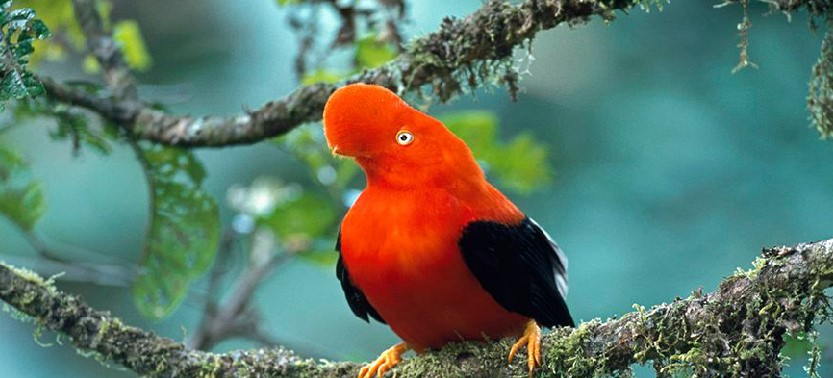
#> input picture Gallito_rocas.jpg, 833 x 378 px
$ python ajuste_brillo.py
#> lines starting #> are read from the running program, lines starting #| are printed output that depends on the picture
import cv2
import numpy as np

def ajuste_brillo(imagen, alpha, beta):
    return cv2.addWeighted(imagen, alpha, np.zeros(imagen.shape, imagen.dtype), 0, beta)

# Leemos la imagen
imagen = cv2.imread('Gallito_rocas.jpg')
#> imagen is the input picture: shape (378, 833, 3); mean B, G, R 103.7, 118.6, 93.4

# Aumenta el brillo en un 50%
brillo_imagen = ajuste_brillo (imagen, 1, 50)
#> in ajuste_brillo, `return cv2.addWeighted(imagen, alpha, np.zeros(imagen.shape, imagen.dt..`:
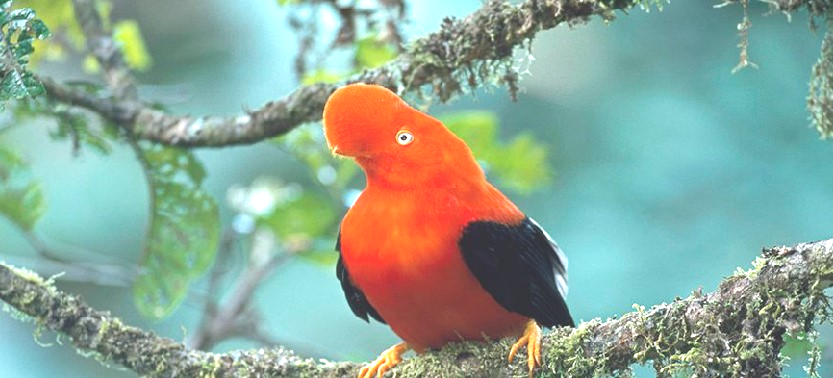
#> returned value: shape (378, 833, 3); mean of channels 0, 1, 2 153.3, 168.2, 141.4; drawn as B, G, R

# Mosttramos la imagen original y la imagen con el brillo aumentado
cv2.imshow('Original', imagen)
cv2.imshow('Bright', brillo_imagen)
cv2.waitKey(0)
cv2.destroyAllWindows()

$ run again, with image_5.jpg copied over Gallito_rocas.jpg
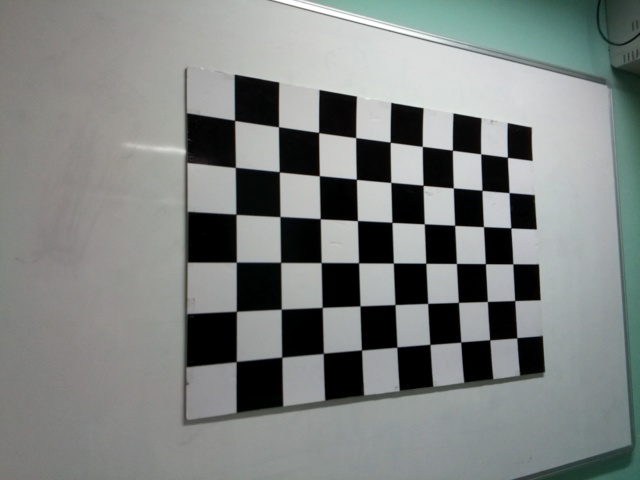
#> input picture image_5.jpg, 640 x 480 px
#> imagen is the input picture: shape (480, 640, 3); mean B, G, R 128.7, 130.5, 126.2
#> in ajuste_brillo, `return cv2.addWeighted(imagen, alpha, np.zeros(imagen.shape, imagen.dt..`:
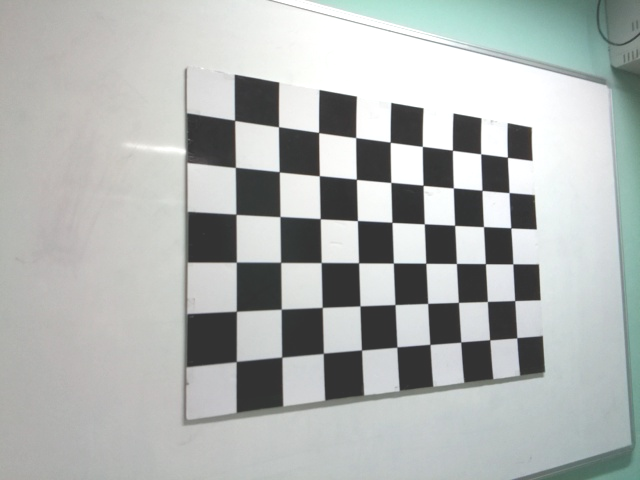
#> returned value: shape (480, 640, 3); mean of channels 0, 1, 2 178, 179.8, 175.7; drawn as B, G, R
